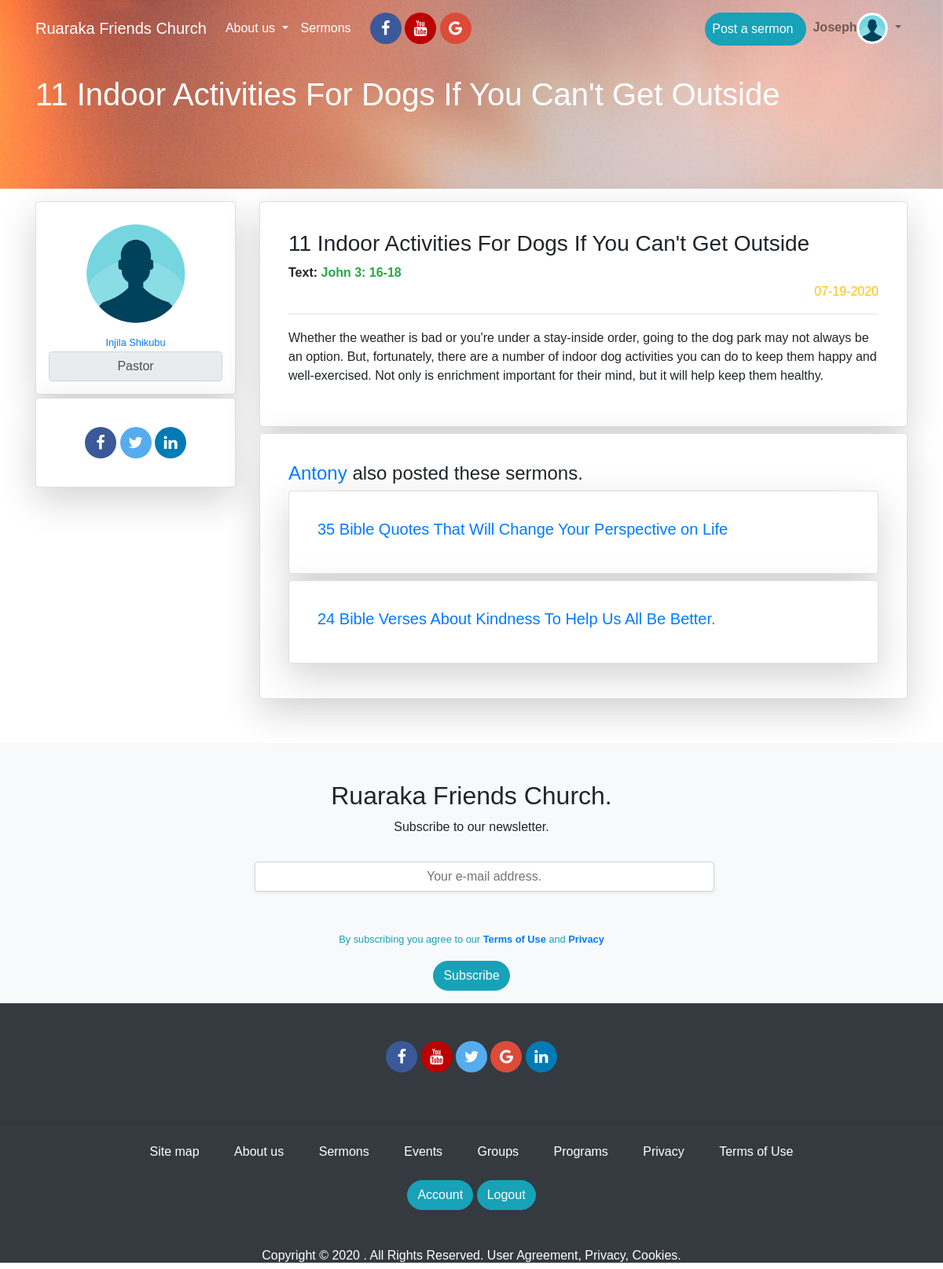
/sermon/details/7 (signed in), run on the app's committed database.
### app/models.py (models this page shows, shortened)
class User(UserMixin,db.Model):
	id = db.Column(db.Integer, primary_key=True)
	username = db.Column(db.String(124), index=True,unique=True)
	firstname = db.Column(db.String(124), index=True)
	lastname = db.Column(db.String(124), index=True)
	email = db.Column(db.String(124), index=True, unique=True)
	password_hash = db.Column(db.String(124), index=True, unique=True)
	about_me = db.Column(db.String(150))
	avatar = db.Column(db.String(150))
	facebook_url = db.Column(db.String(200))
	twitter_url = db.Column(db.String(200))
	linkedin_url = db.Column(db.String(200))
	role = db.Column(db.String(124), index=True)
	posts = db.relationship('Post', backref='author', lazy='dynamic')
	sermons = db.relationship('Sermon', backref='author', lazy='dynamic')

class Sermon(db.Model):
	id = db.Column(db.Integer, primary_key=True)
	title = db.Column(db.String(124), index=True)
	text = db.Column(db.String(124), index=True)
	body = db.Column(db.String(500), index=True)
	created_at = db.Column(db.DateTime, index=True, default = datetime.utcnow)
	user_id = db.Column(db.Integer, db.ForeignKey('user.id'))

### app/routes.py (the view)
@app.route('/sermon/details/<sermon_id>')
def sermon_details(sermon_id):
	is_many = False
	sermon = Sermon.query.get(sermon_id)
	sermons = Sermon.query.filter_by(author=sermon.author).order_by(Sermon.created_at.desc())
	if sermons.count() > 1:
		is_many = True
		sermons = Sermon.query.filter_by(author=sermon.author).order_by(Sermon.created_at.desc())[1:]
		return render_template('sermon_details.html', title=sermon.title, sermon=sermon,sermons=sermons, is_many=is_many )
	return render_template('sermon_details.html', title=sermon.title, sermon=sermon,sermons=sermons, is_many=is_many )

### app/models.py (called while the page is built)
@login.user_loader
def load_user(id):
	return User.query.get(int(id))

### app/templates/sermon_details.html (shortened to what this page needs)
{% extends 'base.html' %}
{% block content  %}
<section id="profile_section">
	<div id="section-profile-top">
		<div class="pt-5 container">
			<h1 class="mt-5">{{sermon.title}} </h1>
		</div>
	</div>
	<div class="container mt-3 mb-5">
		<div class="row">
			<div class="col-xs-12 col-sm-12 col-md-3 col-lg-3 col-xl-3">
        <a href="{{url_for('profile', username=sermon.author.username)}}">
  				<div class="card shadow-lg p-3 mb-1 bg-white rounded text-center">
  					<img src="{{url_for('static', filename='imgs/profile_pic.png')}}" class="img-rounded mx-auto" style="height: 150px; width:150px">
  					<div class="card-body p-0">
  						<small>{{sermon.author.firstname}} {{sermon.author.lastname}}</small>
  						<input type="tex" disabled value="{{sermon.author.role}}" class="form-control" style="text-align: center">
  					</div>
  				</div>
        </a>
				<div class="card shadow-lg p-3 mb-2 bg-white rounded">
					<div class="card-body">
						<div id="social_media_links" class="text-center">
					        <a href="#" class="fa fa-facebook"></a>
					        <a href="#" class="fa fa-twitter"></a>
					        <a href="#" class="fa fa-linkedin"></a>
				      </div>
					</div>
				</div>
			</div>
			<div class="col-xs-12 col-sm-12 col-md-9 col-lg-9 col-xl-9">
				<div class="card shadow-lg p-3 mb-2 bg-white rounded">
					<div class="card-body">
						<h3 class=""> {{sermon.title}} </h3>
            <strong>Text: <span class="text text-success">{{sermon.text}}</span> </strong>
						<p class="text-right text-warning">	{{ sermon.created_at.strftime('%m-%d-%Y') }}</p>
            <hr class="pt-0" style="height:2px">
					  <p>{{sermon.body}}</p>
					</div>
				</div>
				<div class="card shadow-lg p-3 mb-2 bg-white rounded">
					<div class="card-body">
            {% if sermons and is_many %}
            	<h4 class=""><a href="{{url_for('profile', username=sermon.author.username)}}">{{sermon.author.username}}</a> also posted these sermons.</h4>
              <div class="row">
                {% for sermon in sermons %}
                  <div class="col-xs-12 col-sm-12 col-md-12 col-lg-12 col-xl-12">
                    	<a href="{{url_for('sermon_details', sermon_id=sermon.id)}}" style="text-decoration: none">
                      <div class="card shadow-lg p-3 mb-2 bg-white rounded">
              					<div class="card-body">
                          	<h5 class=""> {{sermon.title}} </h3>
                        </div>
                      </div>
                    </a>
                  </div>
                {% endfor %}
              </div>
						{% else %}
							<p>{{user.firstname}} {{user.lastname}} has no sermons posted yet</p>
            {% endif %}
					</div>
				</div>
			</div>
	</div>
</section>
{% endblock content  %}

### app/templates/_navbar.html (shortened to what this page needs)
<nav class="navbar navbar-expand-lg navbar-light fixed-top" id="menu-area">
  <div class="container">
    <a class="navbar-brand  text-white" href="{{url_for('index')}}">Ruaraka Friends Church</a>
    <div class="collapse navbar-collapse  text-white" id="navbarNav">
      <ul class="navbar-nav ">
        <li class="nav-item dropdown">
          <a class="nav-link dropdown-toggle  text-white"  href="" id="navbarDropdown" role="button" data-toggle="dropdown" aria-haspopup="true" aria-expanded="false">
            About us
          </a>
        </li>
        <li class="nav-item mr-0 ">
          <a class="nav-link mr-0 text-white" href="#/section-sermons">Sermons</a>
        </li>
         <div id="social_media_links" class="text-center ml-3">
          <a href="#" class="fa fa-facebook"></a>
          <a href="#" class="fa fa-youtube"></a>
          <a href="#" class="fa fa-google"></a>
        </div>
      </ul>
      <ul class="navbar-nav ml-auto">
        {% if current_user.is_anonymous %}
        <li class="nav-item">
          <a class="nav-link btn btn-info btn_custom mr-1" href="{{url_for('signup')}}" style="color:white;padding-left:20px; padding-right: 20px">Join us</a>
        </li>
        <li class="nav-item">
            <a class="nav-link btn btn-warning btn_custom" href="{{url_for('login')}}" id="login_link" style="color:white;padding-left:20px; padding-right: 20px">Login</a>
        </li>
        {% else %}
        {% if current_user.role == 'Pastor' %}
        <li class="nav-item">
          <a class="nav-link btn btn-info btn_custom text-white mt-2 pr-3" href="{{url_for('sermon')}}" >Post a sermon</a>
        </li>
        {% endif %}
        <li class="nav-item dropdown">
          <a class="nav-link dropdown-toggle" href="{{url_for('profile',username=current_user.username)}}" id="navbarDropdown" role="button" data-toggle="dropdown" aria-haspopup="true" aria-expanded="false">
            <span><strong id="username-font">{{current_user.username}}</strong></span><img src="{{url_for('static', filename='imgs/profile_pic.png')}}" class="img-rounded" style="height: 40px; width:40px">
          </a>
        </li>
        {% endif %}
      </ul>
    </div>
  </div>
</nav>

### app/static/css/main.css (style rules this page uses)
body { font-family: sans-serif; padding: 0; margin: 0 }
.btn_custom { border-radius: 30px; }
.fa { padding: 10px; font-size: 20px; width: 30px; text-align: center; text-decoration: none; border-radius: 50%; }
.fa-facebook { background: #3B5998; color: white; width: 40px; }
.fa-twitter { background: #55ACEE; color: white; width: 40px; }
.fa-google { background: #dd4b39; color: white; width: 40px; }
.fa-linkedin { background: #007bb5; color: white; width: 40px; }
.fa-youtube { background: #bb0000; color: white; width: 40px; }
#profile_section { min-height: 70vh; }
#sermons_section_list, #section-profile-top { background-image: url('/static/imgs/bg1.jpg') ; background-repeat: no-repeat; background-attachment: fixed; background-size: cover; background-position: bottom; height: 35vh; max-height: 30vh; color: white }

### data on the page
User: username "Joseph"
Sermon: title "11 Indoor Activities For Dogs If You Can't Get Outside", text "John 3: 16-18", created_at "07-19-2020", body "Whether the weather is bad or you're under a stay-inside order, going to the dog park may not always be an option. But, fortunately, there are a number of indoor dog activities you can do to keep them happy and well-exercised. Not only is enrichment important for their mind, but it will help keep them healthy."
User: author.firstname "Injila", author.lastname "Shikubu", author.role "Pastor", author.username "Antony"
Sermon: title "35 Bible Quotes That Will Change Your Perspective on Life"
Sermon: title "24 Bible Verses About Kindness To Help Us All Be Better."
